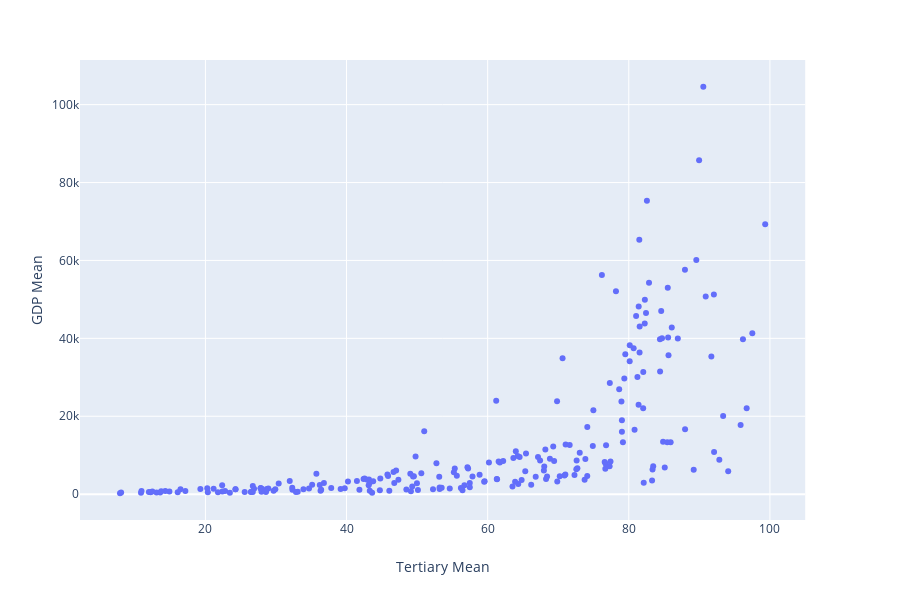

Notebook cell for this chart:
### Code cell
#scatter plot
scatter_tertiary = px.scatter(merged_tertiary, y="GDP Mean", x="Tertiary Mean",hover_data=['Country'])
scatter_tertiary.show()

### Figure 1 — Plotly figure (JSON) as saved in the notebook; plotly's stock layout.template omitted (floating-point values rounded to 4 significant figures; data arrays with more than 128 entries replaced by an {"elided": "..."} marker saying what was removed)
{"data": [{"customdata": {"elided": "233x1 str values"}, "hoverlabel": {"namelength": 0}, "hovertemplate": "Tertiary Mean=%{x}<br>GDP Mean=%{y}<br>Country=%{customdata[0]}", "legendgroup": "", "marker": {"color": "#636efa", "symbol": "circle"}, "mode": "markers", "name": "", "showlegend": false, "type": "scatter", "x": {"elided": "233 float values"}, "xaxis": "x", "y": {"elided": "233 str values"}, "yaxis": "y"}], "layout": {"height": 600, "legend": {"tracegroupgap": 0}, "margin": {"t": 60}, "xaxis": {"anchor": "y", "domain": [0, 0.98], "title": {"text": "Tertiary Mean"}}, "yaxis": {"anchor": "x", "domain": [0, 1], "title": {"text": "GDP Mean"}}}}
